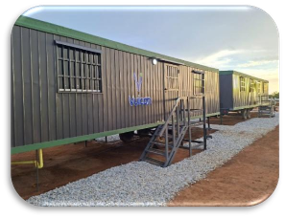
#> input picture assets/images/campamento_traileres.png, 285 x 218 px, found by its file name; its folder holds only this picture in this run
$ python optimize.py
#> lines starting #> are read from the running program, lines starting #| are printed output that depends on the picture
import os
from PIL import Image

assets_dir = r"c:\Users\Gregory\Documents\ANTIGRAVITY_FOLDER_BASE\DESARROLLO WEP\sglapaz\assets\images"

for file in os.listdir(assets_dir):
    if file.endswith(".png") and file != "favicon.png" and file != "logo.png":
        filepath = os.path.join(assets_dir, file)
        try:
            with Image.open(filepath) as img:
                # Convert RGBA to RGB for webp
#> img is the input picture: PIL image 285x218 RGBA; mean R, G, B, A 113.1, 110.1, 107.2, 219.9
                if img.mode in ('RGBA', 'LA') or (img.mode == 'P' and 'transparency' in img.info):
                    alpha = img.convert('RGBA').split()[-1]
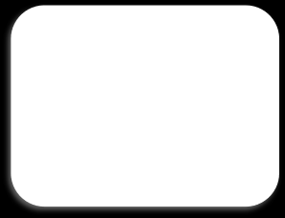
#> alpha: PIL image 285x218 L; min 0, max 255, mean 219.9
                    bg = Image.new("RGB", img.size, (255, 255, 255))
#> bg: PIL image 285x218 RGB; every value is 255
                    bg.paste(img, mask=alpha)
                    img = bg
                else:
                    img = img.convert('RGB')

                # Resize if width is larger than 1920
                if img.width > 1920:
                    ratio = 1920 / img.width
                    new_size = (1920, int(img.height * ratio))
                    img = img.resize(new_size, Image.Resampling.LANCZOS)

                webp_path = os.path.join(assets_dir, file.replace(".png", ".webp"))
                img.save(webp_path, "WEBP", quality=80)
                print(f"Converted and optimized: {file} -> {os.path.basename(webp_path)}")
        except Exception as e:
            print(f"Error processing {file}: {e}")
